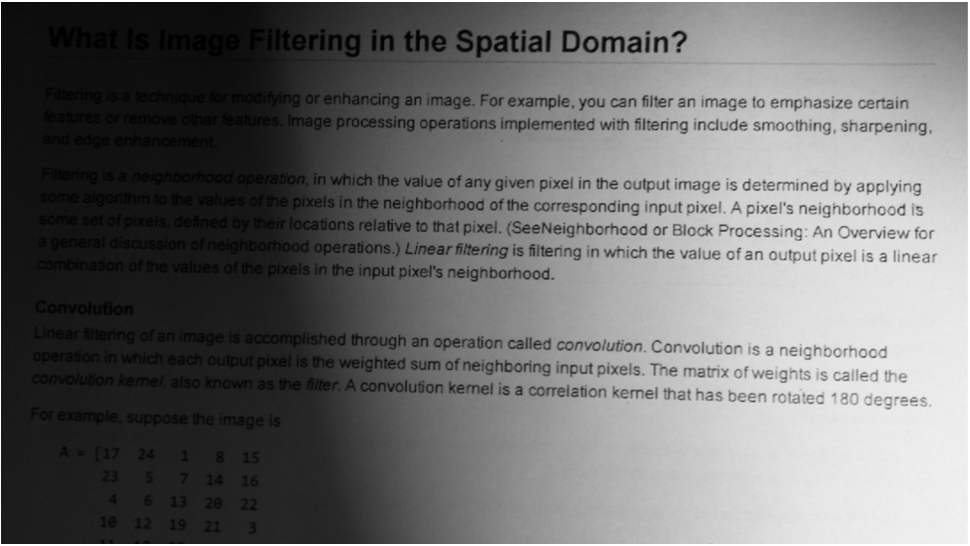
%> input picture 实验代码1-7/LAB2/origina.png, 970 x 546 px
$ octave Two_1.m   (GNU Octave 9; MATLAB toolbox functions it lacks are replaced by stand-ins)
%> lines starting %> are read from the running program, lines starting %| are printed output that depends on the picture; in (x1, y1, x2, y2) boxes, pixels count from 0 and x2, y2 are one past the last pixel; in counts of white or black regions, pixels touching at a corner belong together; the program's own positions count from 1
img=imread('origina.png');
%> img is the input picture: size 546x970x3 uint8; mean R, G, B 111.7, 111.7, 111.8
img_gray=rgb2gray(img);
BW = imbinarize(img_gray,'adaptive','ForegroundPolarity','dark','Sensitivity',0.4);
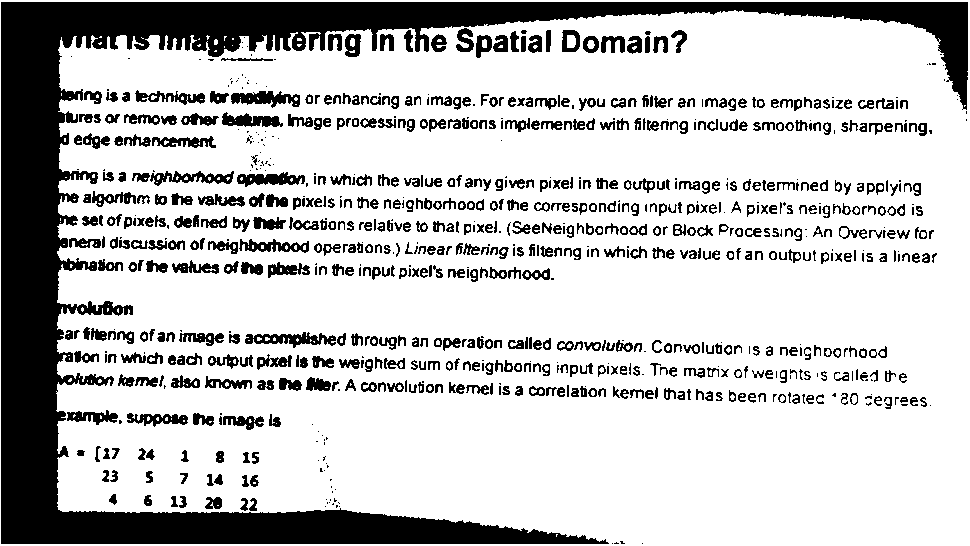
%> BW: size 546x970 logical; 76.9% white; 884 black regions (252 under 20 px), largest, box (x1, y1, x2, y2) and area: (1, 2, 968, 544) 73698, (245, 332, 336, 348) 714, (231, 91, 300, 108) 680
figure;
imshow(BW);
title('Binary Version of Image');


area=bwarea(BW);
%> area = 408881
euler=bweuler(BW);
%> euler = -433
conn=bwconncomp(BW);
%> conn = 493 connected components
